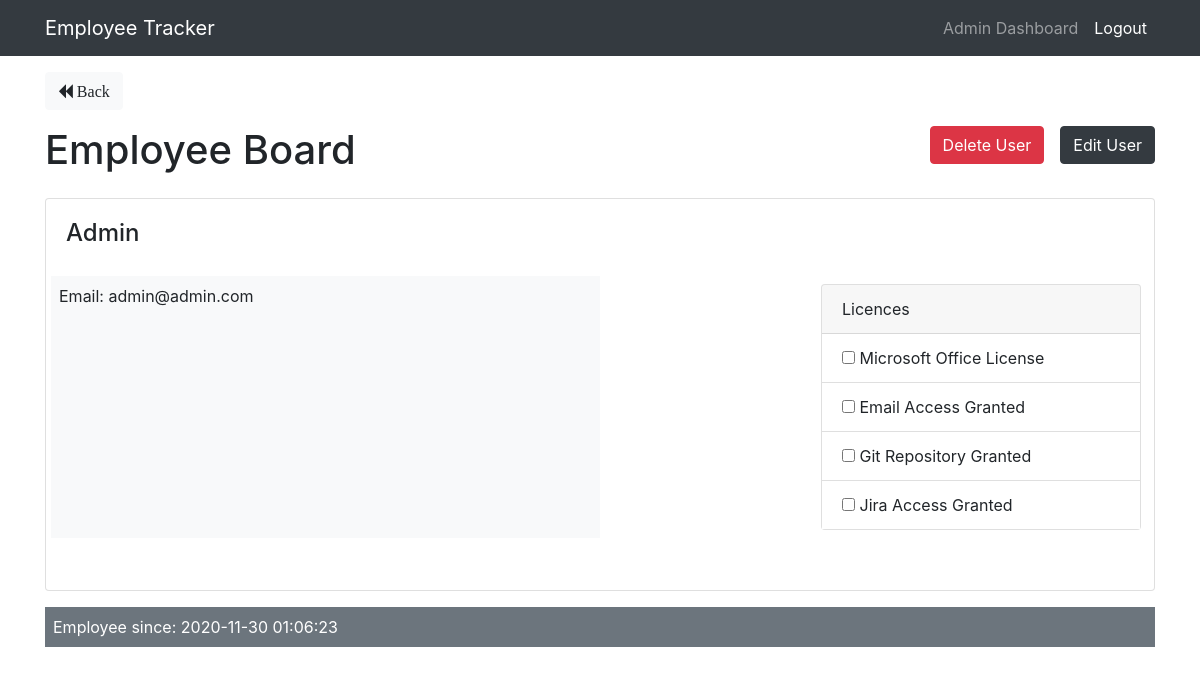
/employees/show/20 (signed in), run on the app's committed database.
### tables this page shows
CREATE TABLE `users` (
  `id` int(11) NOT NULL,
  `name` varchar(255) NOT NULL,
  `email` varchar(255) NOT NULL,
  `password` varchar(255) NOT NULL,
  `user_type` int(11) NOT NULL COMMENT '1- admin 0-employee',
  `created_at` datetime NOT NULL DEFAULT current_timestamp()
);

### app/controllers/Employees.php (called while the page is built, shortened)
<?php
class Employees extends Controller
{
    public function __construct()
    {
        $this->employeeModel = $this->model('Employee');
        $this->requestModel  = $this->model('Request');
    }
    public function show($id)
    {
        $requests = $this->requestModel->getRequests();
        $request  = $this->requestModel->getRequestById($id);
        $employee = $this->employeeModel->getEmployeeById($id);
        $data = [
            'employee' => $employee,
            'requests' => $requests,
            'request'  => $request
        ];
        $this->view('employees/show', $data);
    }
}

### app/libraries/Core.php (called while the page is built, shortened)
<?php
class Core {
    protected $currentMethod = 'index';
    public function __construct(){
        $url = $this->getUrl();
        if(file_exists('../app/controllers/' . ucwords($url[0]). '.php')){
            unset($url[0]);
        }
        $this->currentController = new $this->currentController;
        if(isset($url[1])){
            if(method_exists($this->currentController, $url[1])){
                $this->currentMethod = $url[1];
                unset($url[1]);
            }
        }
        $this->params = $url ? array_values($url) : [];
        call_user_func_array([$this->currentController, $this->currentMethod], $this->params);
    }
    public function getUrl(){
        if(isset($_GET['url'])){
            $url = rtrim($_GET['url'], '/');
            $url = filter_var($url, FILTER_SANITIZE_URL);
            $url = explode('/', $url);
            return $url;
        }
    }
}

### public/index.php (called while the page is built, shortened)
<?php
$init = new Core;

### app/libraries/Database.php (called while the page is built, shortened)
<?php
class Database {
    private $host = DB_HOST;
    private $user = DB_USER;
    private $pass = DB_PASS;
    private $dbname = DB_NAME;
    private $dbh;
    private $stmt;
    public function __construct(){
        $dsn = 'mysql:host=' . $this->host . ';dbname=' . $this->dbname;
        $options = array(
            PDO::ATTR_PERSISTENT => true,
            PDO::ATTR_ERRMODE => PDO::ERRMODE_EXCEPTION
        );
        try{
            $this->dbh = new PDO($dsn, $this->user, $this->pass, $options);
        } catch(PDOException $e){
            $this->error = $e->getMessage();
            echo $this->error;
        }
    }
    public function query($sql){
        $this->stmt = $this->dbh->prepare($sql);
    }
    public function bind($param, $value, $type = null){
        if(is_null($type)){
            switch(true){
                default:
                    $type = PDO::PARAM_STR;
            }
        }
        $this->stmt->bindValue($param, $value, $type);
    }
    public function execute(){
        return $this->stmt->execute();
    }
    public function single(){
        $this->execute();
        return $this->stmt->fetch(PDO::FETCH_OBJ);
    }
}

### app/models/Employee.php (called while the page is built, shortened)
<?php
class Employee {
    private $db;
    public function __construct()
    {
        $this->db = new Database;
    }
    public function getEmployeeById($id){
        $this->db->query('SELECT * FROM users WHERE id = :id');
        $this->db->bind(':id', $id);
        $row = $this->db->single();
        return $row;
    }
}

### app/views/employees/show.php (the view, shortened to what this page needs)
<?php require APPROOT . '/views/inc/header.php'; ?>
<?php if ($_SESSION['user_type'] == 1) : ?>
    <a href="<?php echo URLROOT; ?>/employees" class="btn btn-light"> <i class="fa fa-backward"> Back</i></a>
    <br>
    <div class="row mb-3 mt-3">
        <div class="col-md-6">
            <h1>Employee Board</h1>
        </div>
        <div class="col-md-6">
            <a class="btn btn-dark pull-right ml-3"
               href="<?php echo URLROOT; ?>/employees/edit/<?php echo $data['employee']->id; ?>"> Edit User </a>
            <form class="pull-right"
                  action="<?php echo URLROOT; ?>/employees/delete/<?php echo $data['employee']->id; ?>"
                  method="post">
                <input type="submit" value="Delete User" class="btn btn-danger">
            </form>
        </div>
    </div>
    <div class="card card-body mb-3">
        <h4 class="card-title"><?php echo $data['employee']->name; ?></h4>
        <div class="row mb-3 mt-3">
            <div class="col-md-6 bg-light p-2 mb-3">
                Email: <span><?php echo $data['employee']->email; ?></span>
            </div>
            <div class="col-md-6 p-2 mb-3">
                <div class="card pull-right" style="width: 20rem;">
                    <div class="card-header">
                        Licences
                    </div>
                    <form class="pull-right" action="<?php echo URLROOT; ?>/employees/licences " method="post">
                        <ul class="list-group list-group-flush">
                            <li class="list-group-item"><input type="checkbox" name="licences[]"
                                                               value="Microsoft Office License"> Microsoft Office
                                License
                            </li>
                            <li class="list-group-item"><input type="checkbox" name="licences[]"
                                                               value="Microsoft Office License"> Email Access Granted
                            </li>
                            <li class="list-group-item"><input type="checkbox" name="licences[]"
                                                               value="Microsoft Office License"> Git Repository Granted
                            </li>
                            <li class="list-group-item"><input type="checkbox" name="licences[]"
                                                               value="Microsoft Office License"> Jira Access Granted
                            </li>
                        </ul>
                    </form>
                </div>
            </div>
        </div>
    </div>
    <div class="bg-secondary text-white p-2 mb-3 mt-3">
        Employee since: <?php echo $data['employee']->created_at; ?>
    </div>
<?php endif; ?>
<?php require APPROOT . '/views/inc/footer.php'; ?>

### data on the page
users: name "Admin", email "admin@admin.com", created_at "2020-11-30 01:06:23"

### other printed values
SITENAME "Employee Tracker"
